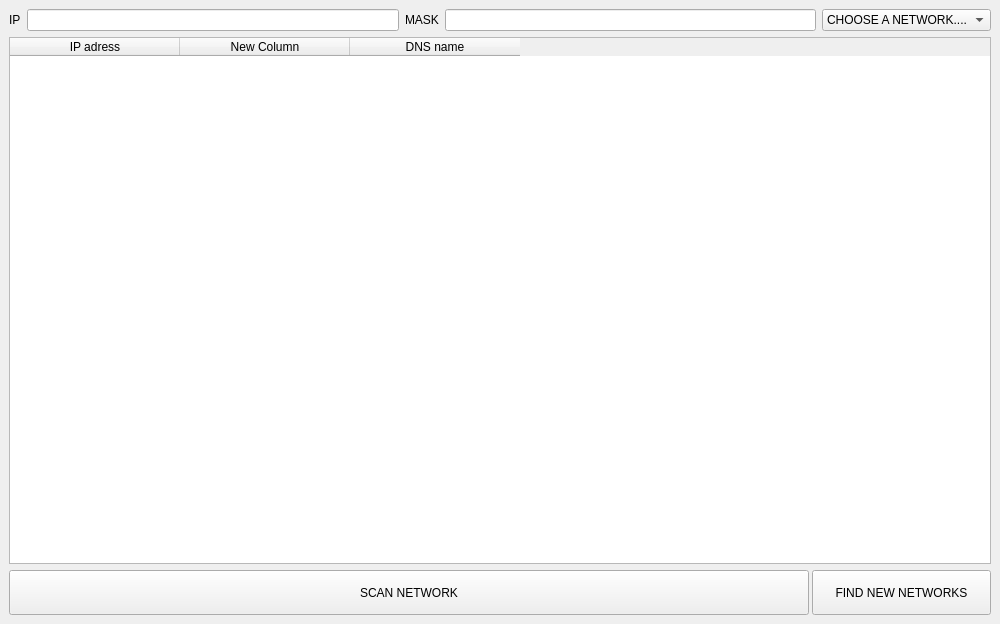
<?xml version="1.0" encoding="UTF-8"?>
<ui version="4.0">
 <class>MainWindow</class>
 <widget class="QMainWindow" name="MainWindow">
  <property name="geometry">
   <rect>
    <x>0</x>
    <y>0</y>
    <width>1000</width>
    <height>624</height>
   </rect>
  </property>
  <property name="windowTitle">
   <string>MainWindow</string>
  </property>
  <widget class="QWidget" name="centralwidget">
   <layout class="QVBoxLayout" name="verticalLayout_2">
    <item>
     <layout class="QHBoxLayout" name="horizontalLayout">
      <property name="topMargin">
       <number>0</number>
      </property>
      <item>
       <widget class="QLabel" name="ip_label">
        <property name="text">
         <string>IP</string>
        </property>
       </widget>
      </item>
      <item>
       <widget class="QLineEdit" name="ip_line">
        <property name="frame">
         <bool>true</bool>
        </property>
        <property name="readOnly">
         <bool>true</bool>
        </property>
       </widget>
      </item>
      <item>
       <widget class="QLabel" name="mask_label">
        <property name="text">
         <string>MASK</string>
        </property>
       </widget>
      </item>
      <item>
       <widget class="QLineEdit" name="mask_line">
        <property name="enabled">
         <bool>true</bool>
        </property>
        <property name="readOnly">
         <bool>true</bool>
        </property>
       </widget>
      </item>
      <item>
       <widget class="QComboBox" name="interface_box">
        <item>
         <property name="text">
          <string>CHOOSE A NETWORK....</string>
         </property>
        </item>
       </widget>
      </item>
     </layout>
    </item>
    <item>
     <layout class="QVBoxLayout" name="verticalLayout">
      <item>
       <widget class="QTableWidget" name="table">
        <property name="tabKeyNavigation">
         <bool>false</bool>
        </property>
        <property name="showDropIndicator" stdset="0">
         <bool>false</bool>
        </property>
        <property name="dragDropOverwriteMode">
         <bool>false</bool>
        </property>
        <property name="textElideMode">
         <enum>Qt::ElideLeft</enum>
        </property>
        <property name="showGrid">
         <bool>true</bool>
        </property>
        <property name="sortingEnabled">
         <bool>false</bool>
        </property>
        <property name="wordWrap">
         <bool>true</bool>
        </property>
        <property name="cornerButtonEnabled">
         <bool>true</bool>
        </property>
        <attribute name="horizontalHeaderVisible">
         <bool>true</bool>
        </attribute>
        <attribute name="horizontalHeaderCascadingSectionResizes">
         <bool>false</bool>
        </attribute>
        <attribute name="horizontalHeaderMinimumSectionSize">
         <number>100</number>
        </attribute>
        <attribute name="horizontalHeaderDefaultSectionSize">
         <number>170</number>
        </attribute>
        <attribute name="horizontalHeaderHighlightSections">
         <bool>false</bool>
        </attribute>
        <attribute name="horizontalHeaderShowSortIndicator" stdset="0">
         <bool>false</bool>
        </attribute>
        <attribute name="horizontalHeaderStretchLastSection">
         <bool>false</bool>
        </attribute>
        <attribute name="verticalHeaderVisible">
         <bool>true</bool>
        </attribute>
        <attribute name="verticalHeaderCascadingSectionResizes">
         <bool>true</bool>
        </attribute>
        <attribute name="verticalHeaderShowSortIndicator" stdset="0">
         <bool>false</bool>
        </attribute>
        <attribute name="verticalHeaderStretchLastSection">
         <bool>false</bool>
        </attribute>
        <column>
         <property name="text">
          <string>IP adress</string>
         </property>
        </column>
        <column>
         <property name="text">
          <string>New Column</string>
         </property>
        </column>
        <column>
         <property name="text">
          <string>DNS name</string>
         </property>
        </column>
       </widget>
      </item>
      <item>
       <layout class="QHBoxLayout" name="horizontalLayout_2">
        <property name="spacing">
         <number>3</number>
        </property>
        <property name="topMargin">
         <number>0</number>
        </property>
        <item>
         <widget class="QPushButton" name="scan_btn">
          <property name="minimumSize">
           <size>
            <width>800</width>
            <height>45</height>
           </size>
          </property>
          <property name="text">
           <string>SCAN NETWORK</string>
          </property>
         </widget>
        </item>
        <item>
         <widget class="QPushButton" name="pushButton">
          <property name="minimumSize">
           <size>
            <width>0</width>
            <height>45</height>
           </size>
          </property>
          <property name="text">
           <string>FIND NEW NETWORKS</string>
          </property>
         </widget>
        </item>
       </layout>
      </item>
     </layout>
    </item>
   </layout>
  </widget>
 </widget>
 <resources/>
 <connections/>
</ui>
